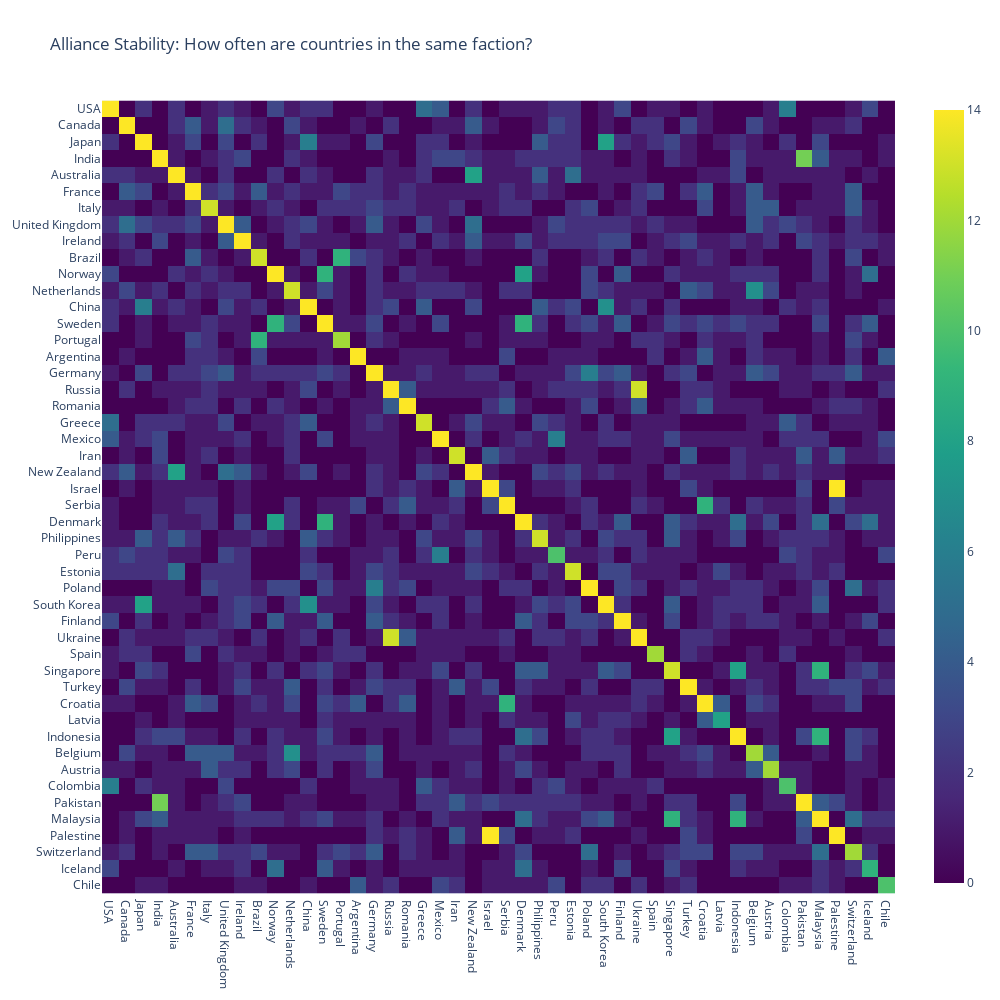

Notebook code cell kept with this figure:
### Markdown cell above
Let's visualize the results for some countries. 

An heatmap indicating the number of quarters spent together is a good choice, having in mind that of course the matrix is symmetric and reach the maximum along the main diagonal.
We are interested in the brighter squares outside of the diagonal

### Code cell
target_countries = [
    'USA', 'Canada', 'Japan', 'India', 'Australia', 'France', 'Italy',
    'United Kingdom', 'Ireland', 'Brazil', 'Norway', 'Netherlands', 'China',
    'Sweden', 'Portugal', 'Argentina', 'Germany', 'Russia', 'Romania',
    'Greece', 'Mexico', 'Iran', 'New Zealand', 'Israel', 'Serbia',
    'Denmark', 'Philippines', 'Peru', 'Estonia', 'Poland', 'South Korea',
    'Finland', 'Ukraine', 'Spain', 'Singapore', 'Turkey',
    'Croatia', 'Latvia', 'Indonesia', 'Belgium', 'Austria', 'Colombia',
    'Pakistan', 'Malaysia', 'Palestine', 'Switzerland', 'Iceland', 'Chile'
    ]

pl.heatmap_co_occurrence(target_countries, q_factions_norm_df)

### Figure 1 — Plotly figure (JSON) as saved in the notebook; plotly's stock layout.template omitted (floating-point values rounded to 4 significant figures; data arrays with more than 128 entries replaced by an {"elided": "..."} marker saying what was removed)
{"data": [{"coloraxis": "coloraxis", "hovertemplate": "x: %{x}<br>y: %{y}<br>color: %{z}<extra></extra>", "name": "0", "type": "heatmap", "x": ["USA", "Canada", "Japan", "India", "Australia", "France", "Italy", "United Kingdom", "Ireland", "Brazil", "Norway", "Netherlands", "China", "Sweden", "Portugal", "Argentina", "Germany", "Russia", "Romania", "Greece", "Mexico", "Iran", "New Zealand", "Israel", "Serbia", "Denmark", "Philippines", "Peru", "Estonia", "Poland", "South Korea", "Finland", "Ukraine", "Spain", "Singapore", "Turkey", "Croatia", "Latvia", "Indonesia", "Belgium", "Austria", "Colombia", "Pakistan", "Malaysia", "Palestine", "Switzerland", "Iceland", "Chile"], "xaxis": "x", "y": ["USA", "Canada", "Japan", "India", "Australia", "France", "Italy", "United Kingdom", "Ireland", "Brazil", "Norway", "Netherlands", "China", "Sweden", "Portugal", "Argentina", "Germany", "Russia", "Romania", "Greece", "Mexico", "Iran", "New Zealand", "Israel", "Serbia", "Denmark", "Philippines", "Peru", "Estonia", "Poland", "South Korea", "Finland", "Ukraine", "Spain", "Singapore", "Turkey", "Croatia", "Latvia", "Indonesia", "Belgium", "Austria", "Colombia", "Pakistan", "Malaysia", "Palestine", "Switzerland", "Iceland", "Chile"], "yaxis": "y", "z": {"elided": "48x48 int values"}}], "layout": {"coloraxis": {"colorscale": [[0, "#440154"], [0.1111, "#482878"], [0.2222, "#3e4989"], [0.3333, "#31688e"], [0.4444, "#26828e"], [0.5556, "#1f9e89"], [0.6667, "#35b779"], [0.7778, "#6ece58"], [0.8889, "#b5de2b"], [1, "#fde725"]]}, "height": 1000, "title": {"text": "Alliance Stability: How often are countries in the same faction?"}, "width": 1000, "xaxis": {"anchor": "y", "constrain": "domain", "domain": [0, 1], "scaleanchor": "y"}, "yaxis": {"anchor": "x", "autorange": "reversed", "constrain": "domain", "domain": [0, 1]}}}
